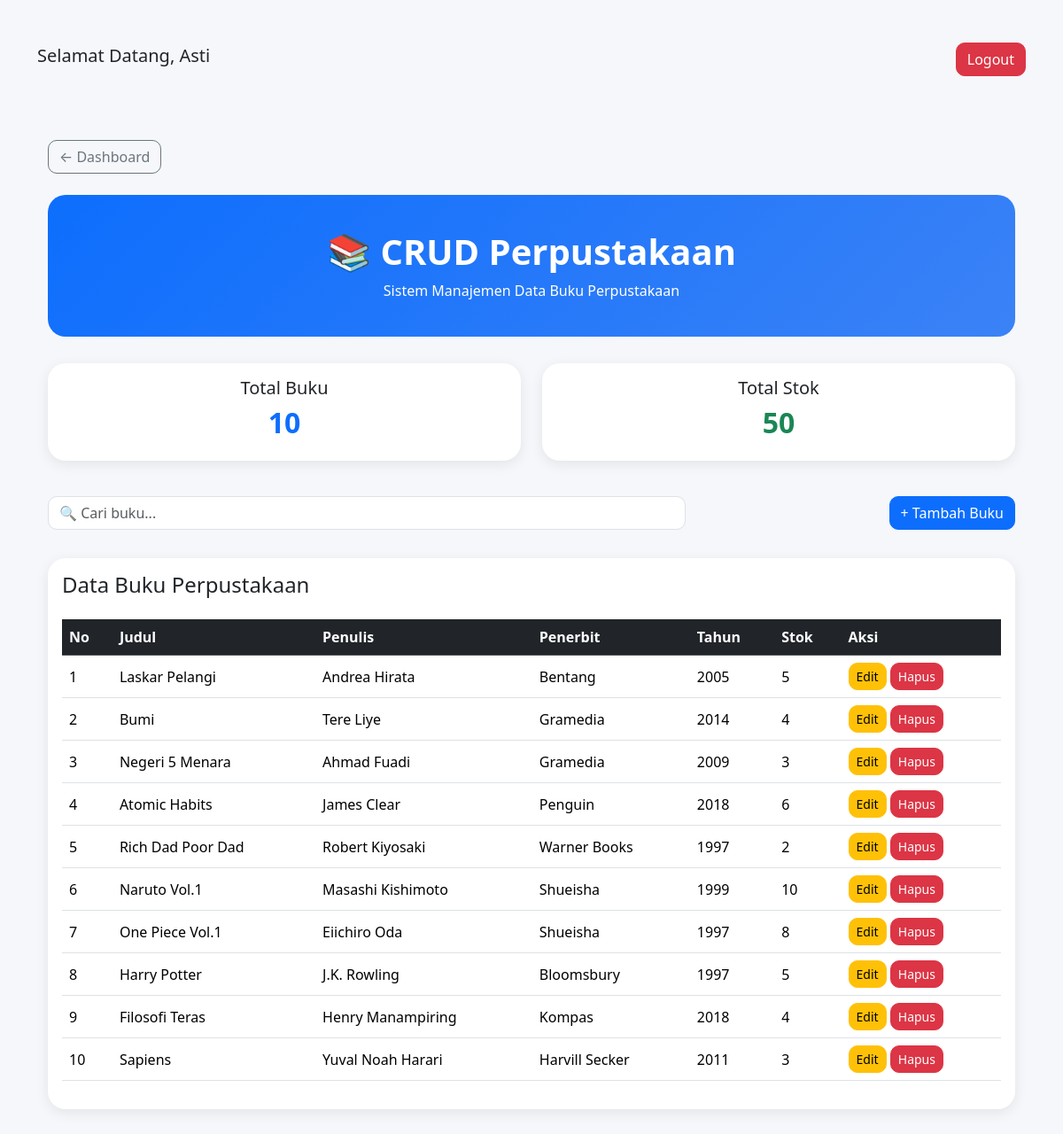
/Buku.php (signed in), run on the app's committed database.
### tables this page shows
CREATE TABLE IF NOT EXISTS `buku` (
  `id_buku` int NOT NULL AUTO_INCREMENT,
  `judul` varchar(150) NOT NULL,
  `penulis` varchar(100) DEFAULT NULL,
  `penerbit` varchar(100) DEFAULT NULL,
  `tahun_terbit` year DEFAULT NULL,
  `stok` int DEFAULT NULL,
  PRIMARY KEY (`id_buku`)
);

### Buku.php (the view, shortened to what this page needs)
<?php
include 'koneksi.php';
$query = mysqli_query($conn, "SELECT * FROM buku");
$totalBuku = mysqli_num_rows(
    mysqli_query($conn, "SELECT * FROM buku")
);
$totalStok = mysqli_fetch_assoc(
    mysqli_query($conn, "SELECT SUM(stok) as total FROM buku")
);
?>
<!DOCTYPE html>
<html lang="id">
<head>
<link href="https://cdn.jsdelivr.net/npm/bootstrap@5.3.3/dist/css/bootstrap.min.css" rel="stylesheet">
</head>
<body>
<div class="container py-5">
    <div class="d-flex justify-content-between align-items-center mb-4">
    <h5>
        Selamat Datang,
        <?= $_SESSION['nama']; ?>
    </h5>
    <div>
        <a href="logout.php" class="btn btn-danger">
            Logout
        </a>
    </div>
</div>
    <div class="container py-5">
    <a href="index.php" class="btn btn-outline-secondary mb-4">
        ← Dashboard
    </a>
    <div class="hero text-center">
        <h1 class="fw-bold">
            📚 CRUD Perpustakaan
        </h1>
        <p class="mb-0">
            Sistem Manajemen Data Buku Perpustakaan
        </p>
    </div>
    <div class="row mb-4">
        <div class="col-md-6 mb-3">
            <div class="card stat-card">
                <div class="card-body text-center">
                    <h5>Total Buku</h5>
                    <h2 class="fw-bold text-primary">
                        <?= $totalBuku ?>
                    </h2>
                </div>
            </div>
        </div>
        <div class="col-md-6 mb-3">
            <div class="card stat-card">
                <div class="card-body text-center">
                    <h5>Total Stok</h5>
                    <h2 class="fw-bold text-success">
                        <?= $totalStok['total'] ?>
                    </h2>
                </div>
            </div>
        </div>
    </div>
    <div class="row mb-4">
        <div class="col-md-8 mb-2">
            <input
                type="text"
                id="searchInput"
                class="form-control"
                placeholder="🔍 Cari buku..."
            >
        </div>
        <div class="col-md-4 text-md-end">
            <a href="tambah.php" class="btn btn-primary">
                + Tambah Buku
            </a>
        </div>
    </div>
    <div class="card table-card">
        <div class="card-body">
            <h4 class="mb-4">
                Data Buku Perpustakaan
            </h4>
            <div class="table-responsive">
                <table class="table table-hover align-middle">
                    <thead class="table-dark">
                    <tr>
                        <th>No</th>
                        <th>Judul</th>
                        <th>Penulis</th>
                        <th>Penerbit</th>
                        <th>Tahun</th>
                        <th>Stok</th>
                        <th>Aksi</th>
                    </tr>
                    </thead>
                    <tbody>
                    <?php
                    $no = 1;
                    while($data = mysqli_fetch_assoc($query)):
                    ?>
                    <tr>
                        <td><?= $no++; ?></td>
                        <td><?= $data['judul']; ?></td>
                        <td><?= $data['penulis']; ?></td>
                        <td><?= $data['penerbit']; ?></td>
                        <td><?= $data['tahun_terbit']; ?></td>
                        <td><?= $data['stok']; ?></td>
                        <td>
                            <a href="edit.php?id=<?= $data['id_buku']; ?>"
                               class="btn btn-warning btn-sm">
                               Edit
                            </a>
                            <a href="hapus.php?id=<?= $data['id_buku']; ?>"
                               class="btn btn-danger btn-sm"
                               onclick="return confirm('Yakin ingin menghapus data ini?')">
                               Hapus
                            </a>
                        </td>
                    </tr>
                    <?php endwhile; ?>
                    </tbody>
                </table>
            </div>
        </div>
    </div>
</div>
</body>
</html>

### Buku.php (style rules this page uses)
body { background:#f5f7fb; }
.hero { background: linear-gradient(135deg,#0d6efd,#3b82f6); color:white; padding:40px; border-radius:20px; margin-bottom:30px; }
.stat-card { border:none; border-radius:20px; box-shadow:0 4px 15px rgba(0,0,0,.08); transition:.3s; }
.table-card { border:none; border-radius:20px; box-shadow:0 4px 15px rgba(0,0,0,.08); }
.btn { border-radius:10px; }
.form-control { border-radius:10px; }

### data on the page
buku: judul "Laskar Pelangi", penulis "Andrea Hirata", penerbit "Bentang", tahun_terbit "2005", stok "5"
buku: judul "Bumi", penulis "Tere Liye", penerbit "Gramedia", tahun_terbit "2014", stok "4"
buku: judul "Negeri 5 Menara", penulis "Ahmad Fuadi", penerbit "Gramedia", tahun_terbit "2009", stok "3"
buku: judul "Atomic Habits", penulis "James Clear", penerbit "Penguin", tahun_terbit "2018", stok "6"
buku: judul "Rich Dad Poor Dad", penulis "Robert Kiyosaki", penerbit "Warner Books", tahun_terbit "1997", stok "2"
buku: judul "Naruto Vol.1", penulis "Masashi Kishimoto", penerbit "Shueisha", tahun_terbit "1999", stok "10"
buku: judul "One Piece Vol.1", penulis "Eiichiro Oda", penerbit "Shueisha", tahun_terbit "1997", stok "8"
buku: judul "Harry Potter", penulis "J.K. Rowling", penerbit "Bloomsbury", tahun_terbit "1997", stok "5"
buku: judul "Filosofi Teras", penulis "Henry Manampiring", penerbit "Kompas", tahun_terbit "2018", stok "4"
buku: judul "Sapiens", penulis "Yuval Noah Harari", penerbit "Harvill Secker", tahun_terbit "2011", stok "3"

### other printed values
$_SESSION['nama'] "Asti"
$totalBuku "10"
$totalStok['total'] "50"
